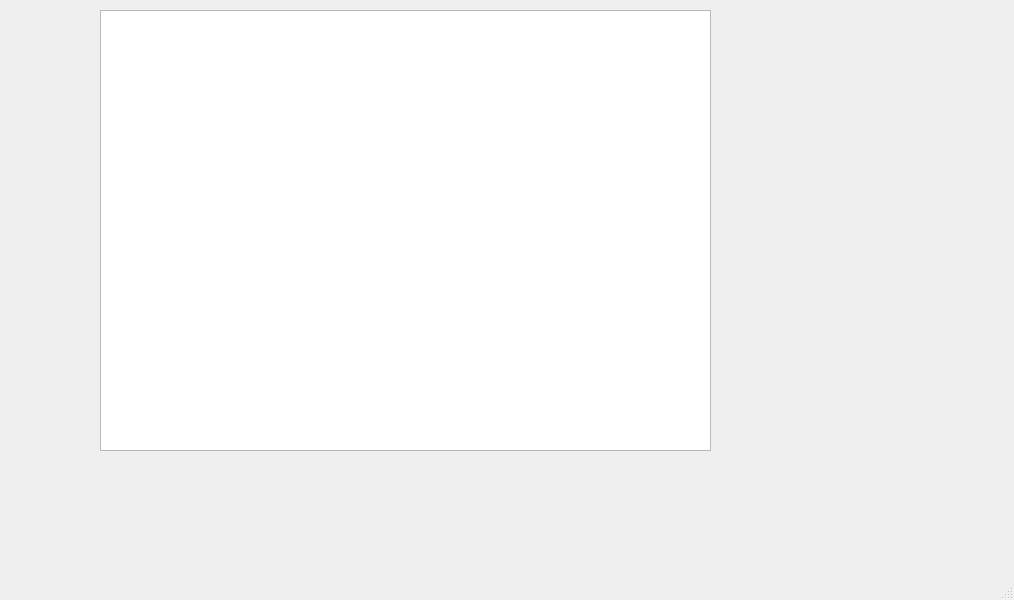
<?xml version="1.0" encoding="UTF-8"?>
<ui version="4.0">
 <class>MainWindow</class>
 <widget class="QMainWindow" name="MainWindow">
  <property name="geometry">
   <rect>
    <x>0</x>
    <y>0</y>
    <width>1014</width>
    <height>600</height>
   </rect>
  </property>
  <property name="windowTitle">
   <string>MainWindow</string>
  </property>
  <widget class="QWidget" name="centralwidget">
   <widget class="QGraphicsView" name="graphicsView">
    <property name="geometry">
     <rect>
      <x>100</x>
      <y>10</y>
      <width>611</width>
      <height>441</height>
     </rect>
    </property>
   </widget>
  </widget>
  <widget class="QStatusBar" name="statusbar"/>
  <widget class="QMenuBar" name="menubar">
   <property name="geometry">
    <rect>
     <x>0</x>
     <y>0</y>
     <width>1014</width>
     <height>37</height>
    </rect>
   </property>
  </widget>
 </widget>
 <resources/>
 <connections/>
</ui>
